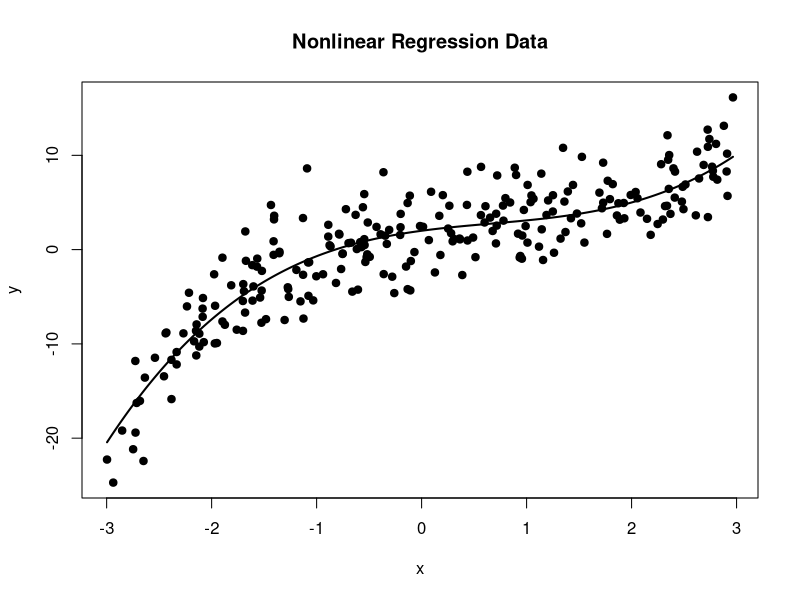
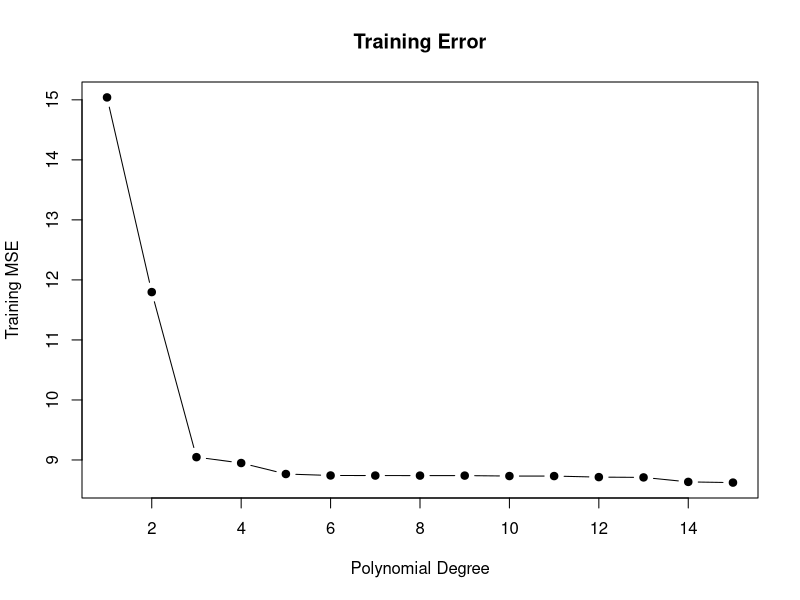
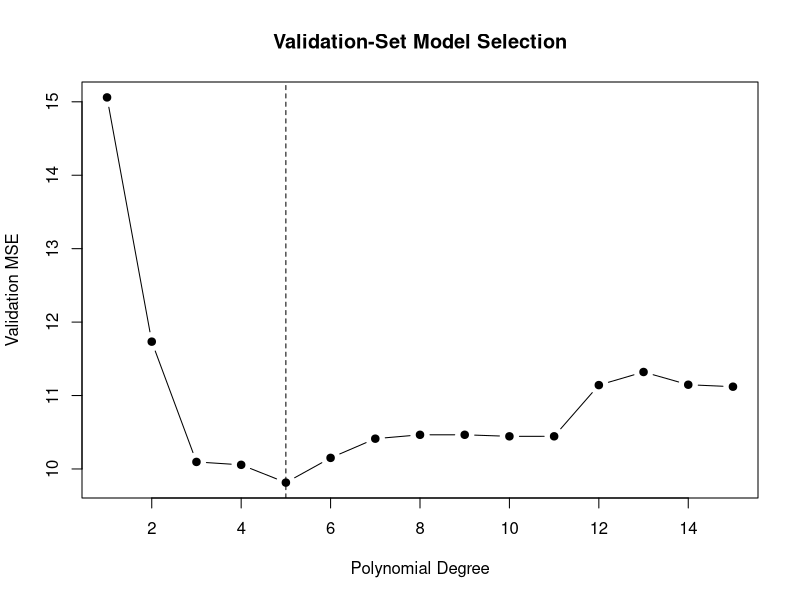
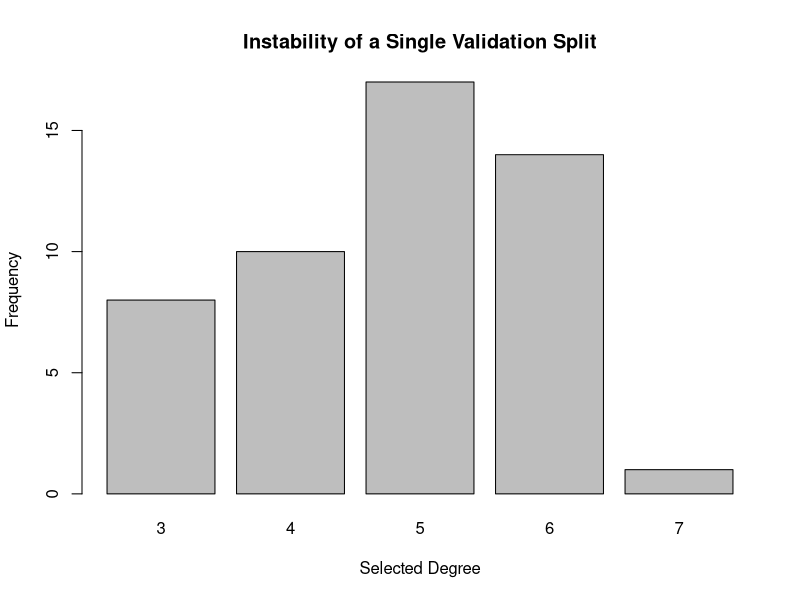
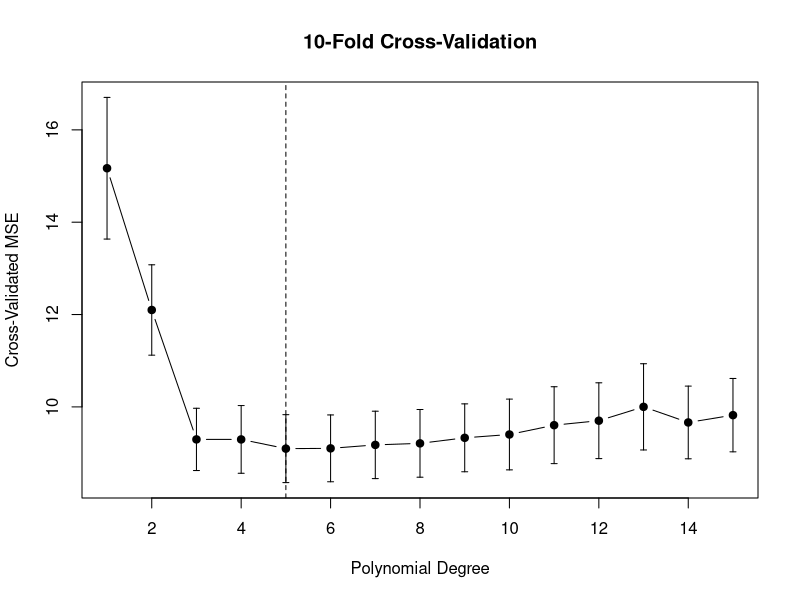
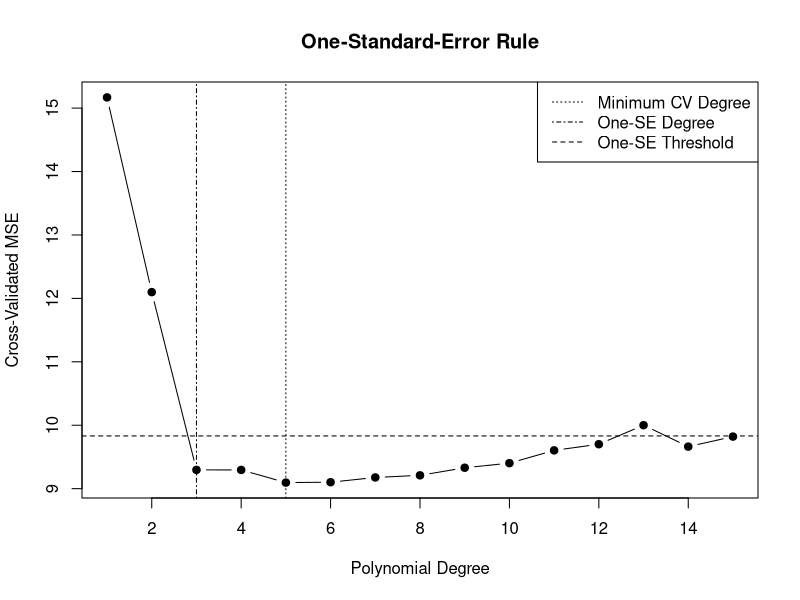
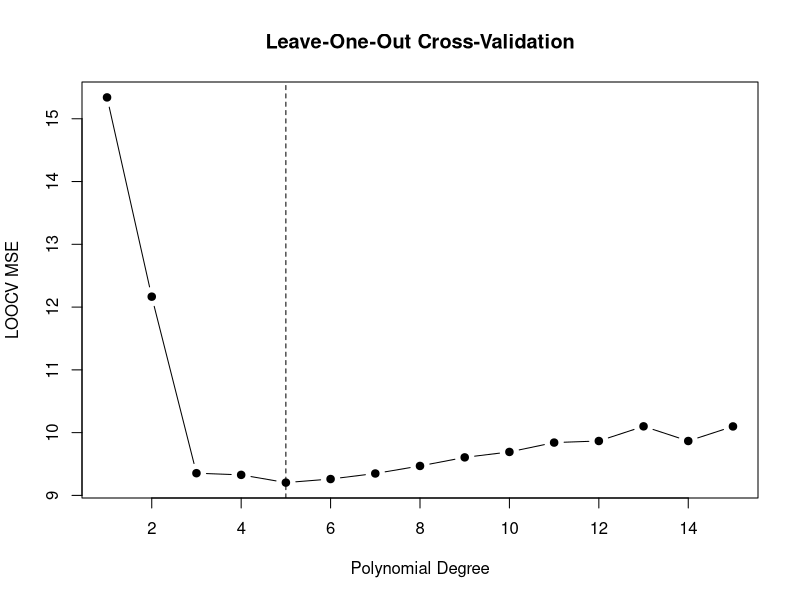
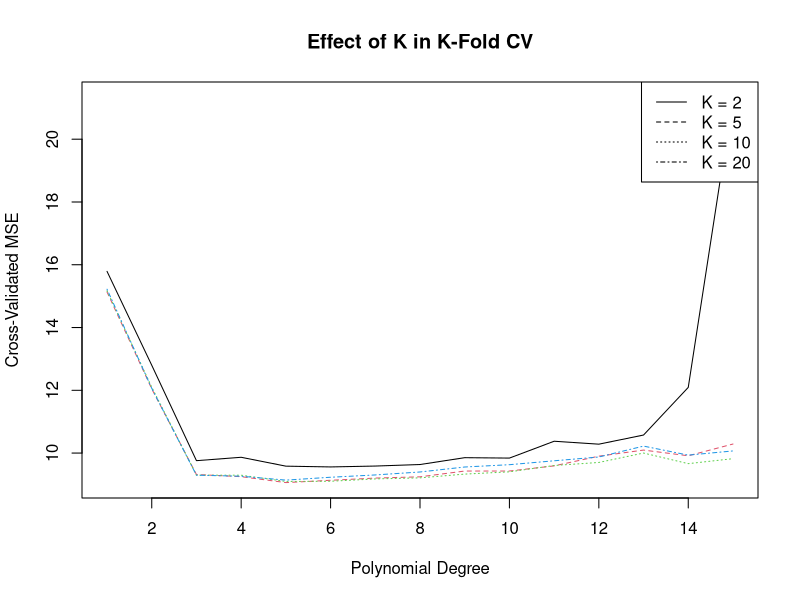

These figures' R source, in order:
# ==============================================================================
# Cross Validation
# Jonathan Ma
#
# References:
#   The Elements of Statistical Learning
#   An Introduction to Statistical Learning
#
# Main ideas:
#   - Training error vs test error
#   - Validation-set approach
#   - K-fold cross-validation
#   - Leave-one-out cross-validation
#   - Model selection
#   - Bias-variance tradeoff
#   - Data leakage
#   - Repeated cross-validation
#
# Example problem:
#
#   Choose the degree of a polynomial regression model.
#
# Candidate models:
#
#   degree = 1, 2, ..., 15
#
# ==============================================================================


# ------------------------------------------------------------------------------
# 1. Generate Nonlinear Regression Data
# ------------------------------------------------------------------------------

set.seed(123)

n <- 250


x <- runif(
  n,
  min = -3,
  max = 3
)


true_function <- function(x) {
  
  2 +
    1.5 * x -
    0.8 * x^2 +
    0.4 * x^3
}


y_true <- true_function(
  x
)


sigma <- 3


y <- y_true +
  rnorm(
    n,
    mean = 0,
    sd = sigma
  )


data <- data.frame(
  x = x,
  y = y
)


# ------------------------------------------------------------------------------
# 2. Plot Data
# ------------------------------------------------------------------------------

plot(
  x,
  y,
  pch = 19,
  xlab = "x",
  ylab = "y",
  main = "Nonlinear Regression Data"
)


x_grid <- seq(
  min(x),
  max(x),
  length.out = 500
)


lines(
  x_grid,
  true_function(
    x_grid
  ),
  lwd = 2
)


# ------------------------------------------------------------------------------
# 3. Polynomial Design Matrix
# ------------------------------------------------------------------------------

# Create:
#
# [1, x, x^2, ..., x^degree]


polynomial_design <- function(
    x,
    degree
) {
  
  X <- matrix(
    1,
    nrow = length(x),
    ncol = degree + 1
  )
  
  
  if (
    degree >= 1
  ) {
    
    for (
      d in seq_len(
        degree
      )
    ) {
      
      X[
        ,
        d + 1
      ] <- x^d
    }
  }
  
  
  colnames(
    X
  ) <- c(
    "Intercept",
    paste0(
      "x^",
      seq_len(
        degree
      )
    )
  )
  
  
  return(
    X
  )
}


# ------------------------------------------------------------------------------
# 4. Polynomial Regression Fit
# ------------------------------------------------------------------------------

polynomial_fit <- function(
    x,
    y,
    degree
) {
  
  X <- polynomial_design(
    x,
    degree
  )
  
  
  beta_hat <- qr.solve(
    X,
    y
  )
  
  
  return(
    list(
      coefficients = as.vector(
        beta_hat
      ),
      degree = degree
    )
  )
}


# ------------------------------------------------------------------------------
# 5. Polynomial Prediction
# ------------------------------------------------------------------------------

polynomial_predict <- function(
    model,
    x_new
) {
  
  X_new <- polynomial_design(
    x_new,
    model$degree
  )
  
  
  as.vector(
    X_new %*%
      model$coefficients
  )
}


# ------------------------------------------------------------------------------
# 6. Training Error Across Model Complexity
# ------------------------------------------------------------------------------

degrees <- 1:15


training_MSE <- numeric(
  length(
    degrees
  )
)


for (
  i in seq_along(
    degrees
  )
) {
  
  model_i <- polynomial_fit(
    x,
    y,
    degrees[i]
  )
  
  
  prediction_i <- polynomial_predict(
    model_i,
    x
  )
  
  
  training_MSE[i] <- mean(
    (
      y -
        prediction_i
    )^2
  )
}


# ------------------------------------------------------------------------------
# 7. Plot Training Error
# ------------------------------------------------------------------------------

plot(
  degrees,
  training_MSE,
  type = "b",
  pch = 19,
  xlab = "Polynomial Degree",
  ylab = "Training MSE",
  main = "Training Error"
)


# ------------------------------------------------------------------------------
# 8. Validation-Set Approach
# ------------------------------------------------------------------------------

# Split data once into:
#
# training set
# validation set


set.seed(123)


train_index <- sample(
  seq_len(n),
  size = floor(
    0.7 *
      n
  )
)


validation_index <- setdiff(
  seq_len(n),
  train_index
)


x_train <- x[
  train_index
]


y_train <- y[
  train_index
]


x_validation <- x[
  validation_index
]


y_validation <- y[
  validation_index
]


# ------------------------------------------------------------------------------
# 9. Validation Error Across Degrees
# ------------------------------------------------------------------------------

validation_MSE <- numeric(
  length(
    degrees
  )
)


for (
  i in seq_along(
    degrees
  )
) {
  
  model_i <- polynomial_fit(
    x_train,
    y_train,
    degrees[i]
  )
  
  
  prediction_i <- polynomial_predict(
    model_i,
    x_validation
  )
  
  
  validation_MSE[i] <- mean(
    (
      y_validation -
        prediction_i
    )^2
  )
}


# ------------------------------------------------------------------------------
# 10. Select Degree Using Validation Set
# ------------------------------------------------------------------------------

best_validation_index <- which.min(
  validation_MSE
)


best_validation_degree <- degrees[
  best_validation_index
]


best_validation_degree


# ------------------------------------------------------------------------------
# 11. Plot Validation Error
# ------------------------------------------------------------------------------

plot(
  degrees,
  validation_MSE,
  type = "b",
  pch = 19,
  xlab = "Polynomial Degree",
  ylab = "Validation MSE",
  main = "Validation-Set Model Selection"
)


abline(
  v = best_validation_degree,
  lty = 2
)


# ------------------------------------------------------------------------------
# 12. Why a Single Validation Split Can Be Unstable
# ------------------------------------------------------------------------------

# Repeat the random train-validation split many times.


number_repeats <- 50


validation_results <- matrix(
  NA,
  nrow = number_repeats,
  ncol = length(
    degrees
  )
)


selected_degrees <- numeric(
  number_repeats
)


for (
  repeat_id in seq_len(
    number_repeats
  )
) {
  
  set.seed(
    1000 +
      repeat_id
  )
  
  
  train_index <- sample(
    seq_len(n),
    size = floor(
      0.7 *
        n
    )
  )
  
  
  validation_index <- setdiff(
    seq_len(n),
    train_index
  )
  
  
  for (
    i in seq_along(
      degrees
    )
  ) {
    
    model_i <- polynomial_fit(
      x[
        train_index
      ],
      y[
        train_index
      ],
      degrees[i]
    )
    
    
    prediction_i <- polynomial_predict(
      model_i,
      x[
        validation_index
      ]
    )
    
    
    validation_results[
      repeat_id,
      i
    ] <- mean(
      (
        y[
          validation_index
        ] -
          prediction_i
      )^2
    )
  }
  
  
  selected_degrees[
    repeat_id
  ] <- degrees[
    which.min(
      validation_results[
        repeat_id,
      ]
    )
  ]
}


# ------------------------------------------------------------------------------
# 13. Distribution of Selected Degrees
# ------------------------------------------------------------------------------

table(
  selected_degrees
)


barplot(
  table(
    selected_degrees
  ),
  xlab = "Selected Degree",
  ylab = "Frequency",
  main = "Instability of a Single Validation Split"
)


# ------------------------------------------------------------------------------
# 14. K-Fold Cross-Validation
# ------------------------------------------------------------------------------

k_fold_cv <- function(
    x,
    y,
    degrees,
    k = 10,
    seed = NULL
) {
  
  n <- length(
    y
  )
  
  
  if (
    !is.null(
      seed
    )
  ) {
    
    set.seed(
      seed
    )
  }
  
  
  fold_id <- sample(
    rep(
      seq_len(k),
      length.out = n
    )
  )
  
  
  fold_MSE <- matrix(
    NA,
    nrow = length(
      degrees
    ),
    ncol = k
  )
  
  
  for (
    fold in seq_len(
      k
    )
  ) {
    
    train_index <- which(
      fold_id != fold
    )
    
    
    validation_index <- which(
      fold_id == fold
    )
    
    
    for (
      i in seq_along(
        degrees
      )
    ) {
      
      model_i <- polynomial_fit(
        x[
          train_index
        ],
        y[
          train_index
        ],
        degrees[i]
      )
      
      
      prediction_i <- polynomial_predict(
        model_i,
        x[
          validation_index
        ]
      )
      
      
      fold_MSE[
        i,
        fold
      ] <- mean(
        (
          y[
            validation_index
          ] -
            prediction_i
        )^2
      )
    }
  }
  
  
  return(
    list(
      Degrees = degrees,
      Fold_MSE = fold_MSE,
      Mean_MSE = rowMeans(
        fold_MSE
      ),
      SE_MSE = apply(
        fold_MSE,
        1,
        sd
      ) /
        sqrt(k),
      Fold_ID = fold_id
    )
  )
}


# ------------------------------------------------------------------------------
# 15. Run 10-Fold Cross-Validation
# ------------------------------------------------------------------------------

CV_10 <- k_fold_cv(
  x = x,
  y = y,
  degrees = degrees,
  k = 10,
  seed = 123
)


CV_10_table <- data.frame(
  Degree = degrees,
  CV_MSE = CV_10$Mean_MSE,
  SE = CV_10$SE_MSE
)


CV_10_table


# ------------------------------------------------------------------------------
# 16. Best Degree by 10-Fold CV
# ------------------------------------------------------------------------------

best_CV_index <- which.min(
  CV_10$Mean_MSE
)


best_CV_degree <- degrees[
  best_CV_index
]


best_CV_degree


# ------------------------------------------------------------------------------
# 17. Plot 10-Fold CV Error
# ------------------------------------------------------------------------------

plot(
  degrees,
  CV_10$Mean_MSE,
  type = "b",
  pch = 19,
  ylim = range(
    CV_10$Mean_MSE -
      CV_10$SE_MSE,
    CV_10$Mean_MSE +
      CV_10$SE_MSE
  ),
  xlab = "Polynomial Degree",
  ylab = "Cross-Validated MSE",
  main = "10-Fold Cross-Validation"
)


arrows(
  x0 = degrees,
  y0 = CV_10$Mean_MSE -
    CV_10$SE_MSE,
  x1 = degrees,
  y1 = CV_10$Mean_MSE +
    CV_10$SE_MSE,
  angle = 90,
  code = 3,
  length = 0.03
)


abline(
  v = best_CV_degree,
  lty = 2
)


# ------------------------------------------------------------------------------
# 18. One-Standard-Error Rule
# ------------------------------------------------------------------------------

# Instead of always choosing the model with the minimum CV error,
# choose the simplest model whose CV error is within one standard error
# of the minimum.


minimum_error <- CV_10$Mean_MSE[
  best_CV_index
]


minimum_SE <- CV_10$SE_MSE[
  best_CV_index
]


one_SE_threshold <- minimum_error +
  minimum_SE


eligible_indices <- which(
  CV_10$Mean_MSE <=
    one_SE_threshold
)


one_SE_degree <- min(
  degrees[
    eligible_indices
  ]
)


one_SE_degree


# ------------------------------------------------------------------------------
# 19. Plot One-SE Rule
# ------------------------------------------------------------------------------

plot(
  degrees,
  CV_10$Mean_MSE,
  type = "b",
  pch = 19,
  xlab = "Polynomial Degree",
  ylab = "Cross-Validated MSE",
  main = "One-Standard-Error Rule"
)


abline(
  h = one_SE_threshold,
  lty = 2
)


abline(
  v = best_CV_degree,
  lty = 3
)


abline(
  v = one_SE_degree,
  lty = 4
)


legend(
  "topright",
  legend = c(
    "Minimum CV Degree",
    "One-SE Degree",
    "One-SE Threshold"
  ),
  lty = c(
    3,
    4,
    2
  )
)


# ------------------------------------------------------------------------------
# 20. Leave-One-Out Cross-Validation
# ------------------------------------------------------------------------------

# LOOCV:
#
# train on n - 1 observations
# test on the remaining observation
#
# repeat for every observation.


loocv <- function(
    x,
    y,
    degrees
) {
  
  n <- length(
    y
  )
  
  
  errors <- matrix(
    NA,
    nrow = length(
      degrees
    ),
    ncol = n
  )
  
  
  for (
    observation in seq_len(
      n
    )
  ) {
    
    train_index <- setdiff(
      seq_len(n),
      observation
    )
    
    
    for (
      i in seq_along(
        degrees
      )
    ) {
      
      model_i <- polynomial_fit(
        x[
          train_index
        ],
        y[
          train_index
        ],
        degrees[i]
      )
      
      
      prediction_i <- polynomial_predict(
        model_i,
        x[
          observation
        ]
      )
      
      
      errors[
        i,
        observation
      ] <- (
        y[
          observation
        ] -
          prediction_i
      )^2
    }
  }
  
  
  return(
    rowMeans(
      errors
    )
  )
}


# ------------------------------------------------------------------------------
# 21. Run LOOCV
# ------------------------------------------------------------------------------

LOOCV_MSE <- loocv(
  x,
  y,
  degrees
)


best_LOOCV_degree <- degrees[
  which.min(
    LOOCV_MSE
  )
]


best_LOOCV_degree


# ------------------------------------------------------------------------------
# 22. Plot LOOCV Error
# ------------------------------------------------------------------------------

plot(
  degrees,
  LOOCV_MSE,
  type = "b",
  pch = 19,
  xlab = "Polynomial Degree",
  ylab = "LOOCV MSE",
  main = "Leave-One-Out Cross-Validation"
)


abline(
  v = best_LOOCV_degree,
  lty = 2
)


# ------------------------------------------------------------------------------
# 23. Compare Different Values of K
# ------------------------------------------------------------------------------

K_values <- c(
  2,
  5,
  10,
  20
)


K_results <- matrix(
  NA,
  nrow = length(
    K_values
  ),
  ncol = length(
    degrees
  )
)


for (
  k_index in seq_along(
    K_values
  )
) {
  
  result <- k_fold_cv(
    x,
    y,
    degrees,
    k = K_values[
      k_index
    ],
    seed = 123
  )
  
  
  K_results[
    k_index,
  ] <- result$Mean_MSE
}


rownames(
  K_results
) <- paste0(
  "K=",
  K_values
)


colnames(
  K_results
) <- paste0(
  "Degree",
  degrees
)


# ------------------------------------------------------------------------------
# 24. Plot CV Curves for Different K
# ------------------------------------------------------------------------------

matplot(
  degrees,
  t(
    K_results
  ),
  type = "l",
  lty = 1:length(
    K_values
  ),
  xlab = "Polynomial Degree",
  ylab = "Cross-Validated MSE",
  main = "Effect of K in K-Fold CV"
)


legend(
  "topright",
  legend = paste0(
    "K = ",
    K_values
  ),
  lty = 1:length(
    K_values
  )
)


# ------------------------------------------------------------------------------
# 25. Selected Degree for Different K
# ------------------------------------------------------------------------------

selected_by_K <- data.frame(
  K = K_values,
  Selected_Degree = apply(
    K_results,
    1,
    function(error) {
      
      degrees[
        which.min(
          error
        )
      ]
    }
  )
)


selected_by_K


# ------------------------------------------------------------------------------
# 26. Repeated K-Fold Cross-Validation
# ------------------------------------------------------------------------------

# K-fold CV itself depends on the random fold assignment.
#
# Repeating CV and averaging reduces this randomness.


repeated_k_fold_cv <- function(
    x,
    y,
    degrees,
    k = 10,
    repeats = 20
) {
  
  all_errors <- matrix(
    NA,
    nrow = length(
      degrees
    ),
    ncol = repeats
  )
  
  
  for (
    r in seq_len(
      repeats
    )
  ) {
    
    result <- k_fold_cv(
      x,
      y,
      degrees,
      k = k,
      seed = 1000 +
        r
    )
    
    
    all_errors[
      ,
      r
    ] <- result$Mean_MSE
  }
  
  
  return(
    list(
      Mean_MSE = rowMeans(
        all_errors
      ),
      SD_MSE = apply(
        all_errors,
        1,
        sd
      ),
      All_MSE = all_errors
    )
  )
}


# ------------------------------------------------------------------------------
# 27. Run Repeated 10-Fold CV
# ------------------------------------------------------------------------------

repeated_CV <- repeated_k_fold_cv(
  x,
  y,
  degrees,
  k = 10,
  repeats = 30
)


best_repeated_degree <- degrees[
  which.min(
    repeated_CV$Mean_MSE
  )
]


best_repeated_degree


# ------------------------------------------------------------------------------
# 28. Plot Repeated CV
# ------------------------------------------------------------------------------

plot(
  degrees,
  repeated_CV$Mean_MSE,
  type = "b",
  pch = 19,
  xlab = "Polynomial Degree",
  ylab = "Repeated CV MSE",
  main = "Repeated 10-Fold Cross-Validation"
)


# ------------------------------------------------------------------------------
# 29. Compare Model-Selection Methods
# ------------------------------------------------------------------------------

selection_comparison <- data.frame(
  Method = c(
    "Validation Set",
    "10-Fold CV",
    "10-Fold One-SE Rule",
    "LOOCV",
    "Repeated 10-Fold CV"
  ),
  
  Selected_Degree = c(
    best_validation_degree,
    best_CV_degree,
    one_SE_degree,
    best_LOOCV_degree,
    best_repeated_degree
  )
)


selection_comparison


# ------------------------------------------------------------------------------
# 30. Independent Test Set
# ------------------------------------------------------------------------------

# Cross-validation estimates test performance.
#
# For simulation, we can generate a completely independent test set
# and see how well CV performs.


set.seed(999)


n_test <- 10000


x_test <- runif(
  n_test,
  min = -3,
  max = 3
)


y_test <- true_function(
  x_test
) +
  rnorm(
    n_test,
    mean = 0,
    sd = sigma
  )


# ------------------------------------------------------------------------------
# 31. True Test Error Across Degrees
# ------------------------------------------------------------------------------

test_MSE <- numeric(
  length(
    degrees
  )
)


for (
  i in seq_along(
    degrees
  )
) {
  
  model_i <- polynomial_fit(
    x,
    y,
    degrees[i]
  )
  
  
  prediction_i <- polynomial_predict(
    model_i,
    x_test
  )
  
  
  test_MSE[i] <- mean(
    (
      y_test -
        prediction_i
    )^2
  )
}


# ------------------------------------------------------------------------------
# 32. Best Degree According to Actual Test Error
# ------------------------------------------------------------------------------

best_test_degree <- degrees[
  which.min(
    test_MSE
  )
]


best_test_degree


# ------------------------------------------------------------------------------
# 33. Compare Training, CV, and Test Error
# ------------------------------------------------------------------------------

plot(
  degrees,
  training_MSE,
  type = "l",
  lwd = 2,
  ylim = range(
    training_MSE,
    CV_10$Mean_MSE,
    test_MSE
  ),
  xlab = "Polynomial Degree",
  ylab = "MSE",
  main = "Training vs CV vs Test Error"
)


lines(
  degrees,
  CV_10$Mean_MSE,
  lty = 2,
  lwd = 2
)


lines(
  degrees,
  test_MSE,
  lty = 3,
  lwd = 2
)


legend(
  "topright",
  legend = c(
    "Training Error",
    "10-Fold CV Error",
    "True Test Error"
  ),
  lty = c(
    1,
    2,
    3
  ),
  lwd = 2
)


# ------------------------------------------------------------------------------
# 34. Compare CV Estimate and True Test Error
# ------------------------------------------------------------------------------

comparison_table <- data.frame(
  Degree = degrees,
  Training_MSE = training_MSE,
  CV_MSE = CV_10$Mean_MSE,
  LOOCV_MSE = LOOCV_MSE,
  Test_MSE = test_MSE
)


comparison_table


# ------------------------------------------------------------------------------
# 35. Fit Final Model
# ------------------------------------------------------------------------------

# Once model complexity is selected, refit the model using ALL available
# training observations.


final_model <- polynomial_fit(
  x,
  y,
  degree = best_CV_degree
)


final_grid_prediction <- polynomial_predict(
  final_model,
  x_grid
)


# ------------------------------------------------------------------------------
# 36. Plot Final Selected Model
# ------------------------------------------------------------------------------

plot(
  x,
  y,
  pch = 19,
  xlab = "x",
  ylab = "y",
  main = paste(
    "Final Model: Degree",
    best_CV_degree
  )
)


lines(
  x_grid,
  final_grid_prediction,
  lwd = 2
)


lines(
  x_grid,
  true_function(
    x_grid
  ),
  lty = 2,
  lwd = 2
)


legend(
  "topleft",
  legend = c(
    "CV-Selected Model",
    "True Function"
  ),
  lty = c(
    1,
    2
  ),
  lwd = 2
)


# ------------------------------------------------------------------------------
# 37. Data Leakage Example
# ------------------------------------------------------------------------------

# Cross-validation must include every data-dependent preprocessing step
# inside each training fold.
#
# Example:
#
# WRONG:
#
#   1. Standardize using all observations.
#   2. Perform CV.
#
# Information from validation observations entered the training process.
#
#
# CORRECT:
#
#   for each fold:
#
#       compute means / SDs on training fold
#       transform training fold
#       transform validation fold using training statistics
#       fit model
#       evaluate validation observations


# ------------------------------------------------------------------------------
# 38. General K-Fold CV Template
# ------------------------------------------------------------------------------

# This is the generic structure to reuse for other methods.


general_k_fold_cv <- function(
    X,
    y,
    k,
    fit_function,
    predict_function,
    seed = NULL
) {
  
  X <- as.matrix(
    X
  )
  
  
  y <- as.numeric(
    y
  )
  
  
  n <- nrow(
    X
  )
  
  
  if (
    !is.null(
      seed
    )
  ) {
    
    set.seed(
      seed
    )
  }
  
  
  folds <- sample(
    rep(
      seq_len(k),
      length.out = n
    )
  )
  
  
  fold_error <- numeric(
    k
  )
  
  
  for (
    fold in seq_len(
      k
    )
  ) {
    
    train_index <- which(
      folds != fold
    )
    
    
    validation_index <- which(
      folds == fold
    )
    
    
    model <- fit_function(
      X[
        train_index,
        ,
        drop = FALSE
      ],
      y[
        train_index
      ]
    )
    
    
    prediction <- predict_function(
      model,
      X[
        validation_index,
        ,
        drop = FALSE
      ]
    )
    
    
    fold_error[
      fold
    ] <- mean(
      (
        y[
          validation_index
        ] -
          prediction
      )^2
    )
  }
  
  
  return(
    list(
      Fold_Error = fold_error,
      Mean_Error = mean(
        fold_error
      ),
      SE = sd(
        fold_error
      ) /
        sqrt(k)
    )
  )
}


# ------------------------------------------------------------------------------
# 39. K-Fold Geometry
# ------------------------------------------------------------------------------

# Example of how observations are assigned to folds.


set.seed(123)


example_folds <- sample(
  rep(
    1:5,
    length.out = n
  )
)


table(
  example_folds
)


plot(
  seq_len(n),
  example_folds,
  pch = 19,
  xlab = "Observation",
  ylab = "Fold",
  main = "Example 5-Fold Assignment"
)


# ------------------------------------------------------------------------------
# 40. Summary
# ------------------------------------------------------------------------------

cat(
  "Cross Validation Summary\n"
)


cat(
  "------------------------\n"
)


cat(
  "Validation-set selected degree:",
  best_validation_degree,
  "\n"
)


cat(
  "10-fold CV selected degree:",
  best_CV_degree,
  "\n"
)


cat(
  "One-SE selected degree:",
  one_SE_degree,
  "\n"
)


cat(
  "LOOCV selected degree:",
  best_LOOCV_degree,
  "\n"
)


cat(
  "Repeated 10-fold CV selected degree:",
  best_repeated_degree,
  "\n"
)


cat(
  "True test-error minimizing degree:",
  best_test_degree,
  "\n"
)
